Frame 1 (no input): blank canvas, image omitted
Frame 60 (the mouse pressed at the canvas centre just before this capture): blank canvas, image omitted
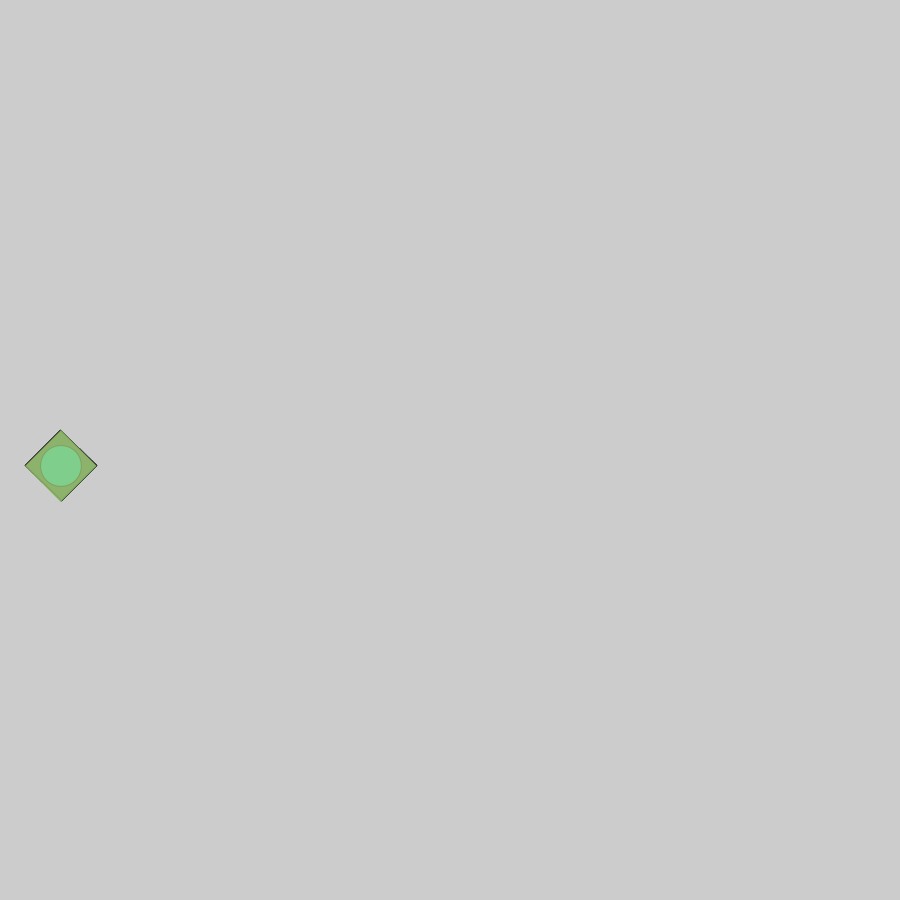
Frame 120 (the mouse held since frame 60 and released just before this capture)

The Processing sketch whose frames 1 and 60 were blank and that drew this single picture after the mouse press (run headless with seeded random() and noise(); from frame 60 on, the mouse is pressed at the canvas centre):

// Processing sketch: Pelda
// ── Pelda.pde
float columns = 20;
float singleColumn = 0;
int currentColumn = 1;
int seed = floor(random(999999));
void setup() {
	size(900, 900);
	rectMode(CENTER);
	singleColumn = width / columns;
colorMode(HSB,360,100,100);
}

void draw() {
	//szinek
	//background(255);
	stroke(0,21);
	

	// rajzolj HA az eger gombja le van nyomva/
	if(mousePressed) {
		// ugras az egerpoziciohoz
		pushMatrix();
		translate(currentColumn * singleColumn,quantizeNumber(mouseY,50)-50);
		rotate(QUARTER_PI);
		fill(360-360 * noise(200+frameCount * 0.001),40,70,218);
		// float  s = quantizeNumber(10 + 120 *  noise(frameCount * 0.03), 1);
		float  s = quantizeNumber(-3 + 81 *  noise(frameCount * 0.01), 20);
		rect(singleColumn/2,0,50,50);
		fill(360-438 * noise(frameCount * 0.031),40,83,218);
		ellipse(singleColumn/2,0,-s,-s);
		popMatrix();
	}
	strokeWeight(1);
}


void keyReleased() {
	// c torli a hatteret
	if(key == 'c') {
		background(343);
	}
	// 
	if(key == 'r') {
		seed = floor(random(frameCount));
		currentColumn = floor(random(columns));
	}

	if(key == 'n') {
		currentColumn = currentColumn + 1;
		if(currentColumn > columns)
			currentColumn = 0;
	}
}

float quantizeNumber(float val, float quantum) {
  float remainder = val % quantum;
  float sign = val >= 0 ? 1 : -1;
  return val - remainder + sign * quantum;
};
